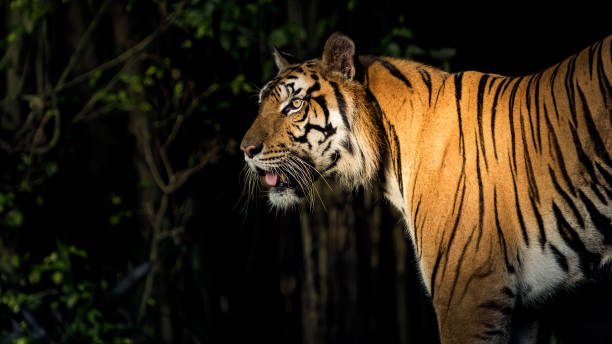
#> input picture Photos/lion.jpg, 612 x 344 px
$ python contour.py
#> lines starting #> are read from the running program, lines starting #| are printed output that depends on the picture; after the words box and inside, x2 and y2 are one past the last pixel; in counts of white or black regions, pixels touching at a corner belong together
import cv2 as cv
import numpy as np
img=cv.imread('Photos/lion.jpg')
#> img is the input picture: shape (344, 612, 3); mean B, G, R 21.3, 37.6, 48.6
cv.imshow('lion',img)
blank=np.zeros(img.shape, dtype='uint8')
cv.imshow('blank',blank)
gray=cv.cvtColor(img,cv.COLOR_BGR2GRAY)
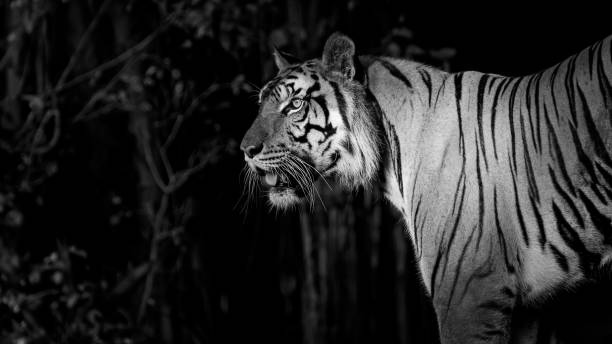
#> gray: shape (344, 612); min 0, max 253, mean 39
cv.imshow('gray scaled image',gray)
blur=cv.GaussianBlur(gray,(7,7),cv.BORDER_DEFAULT)
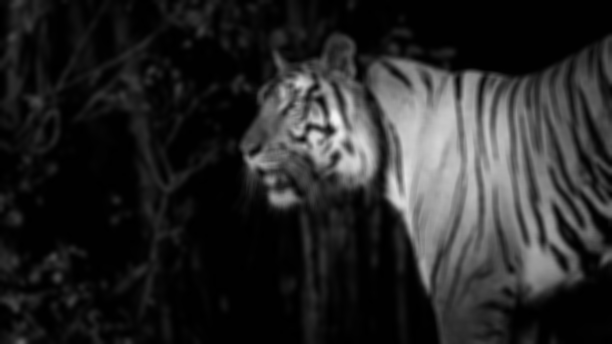
#> blur: shape (344, 612); min 0, max 243, mean 39
cv.imshow('blur',blur)
canny=cv.Canny(blur,125,175)
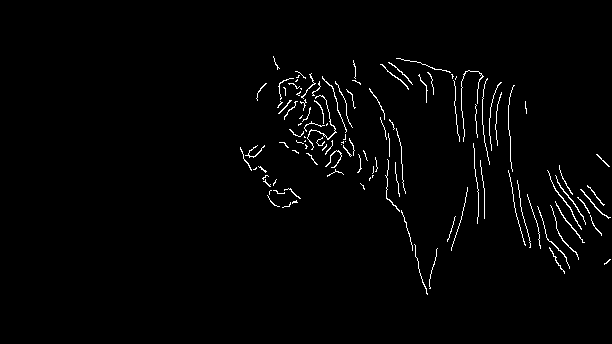
#> canny: shape (344, 612); 1.7% white in thin lines or dots, all inside (x1, y1, x2, y2) = (240, 56, 611, 295)
cv.imshow('canny',canny)
ret, thresh=cv.threshold(gray,125,255,cv.THRESH_BINARY)
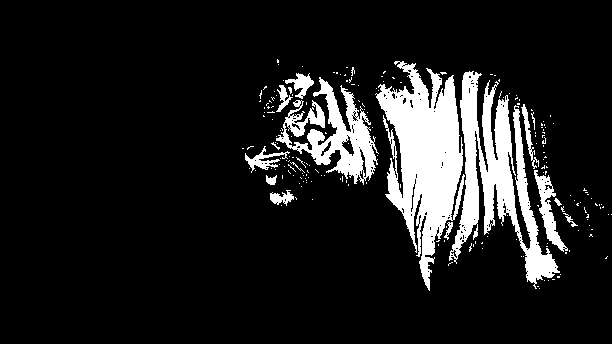
#> thresh: shape (344, 612); 12.1% white; 201 white regions (185 under 20 px)
cv.imshow('thresh',thresh)
contours,hierarchies=cv.findContours(thresh,cv.RETR_LIST,cv.CHAIN_APPROX_SIMPLE)
#> contours = 362 contours, 337 with area under 20; largest, box (x1, y1, x2, y2) and area: (375, 61, 465, 291) 9710, (449, 71, 560, 289) 7278, (276, 77, 379, 185) 3944, (534, 170, 568, 252) 767, (285, 73, 314, 99) 273
#it return two things
# first the contour i,e a python list with all the coordinate points of contour present in the frame
# second the hierarchy: hierarchial configuration of contours in the img
print(f'{len(contours)} contour(s) found!')
#| 362 contour(s) found!

#drawing contours on a blank img
cv.drawContours(blank,contours,-1,(255,0,0),1)
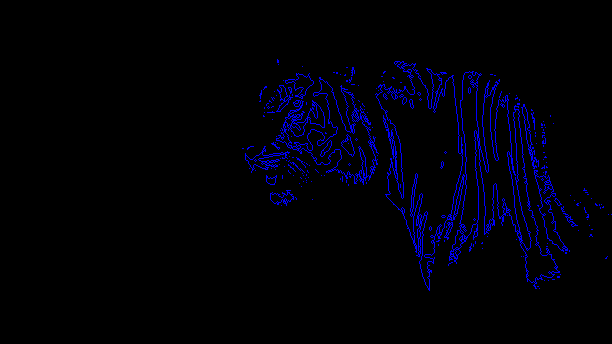
#> blank: shape (344, 612, 3); mean of channels 0, 1, 2 8.1, 0, 0; drawn as B, G, R
#will draw contours with the same coordinates as of lion.jpg img using blue colour with thickness of 2 , -1 shows that to draw all contours from the contour set
cv.imshow('draw_contoured',blank)
cv.waitKey(0)

$ run again, with Photos/eye.jpg copied over Photos/lion.jpg
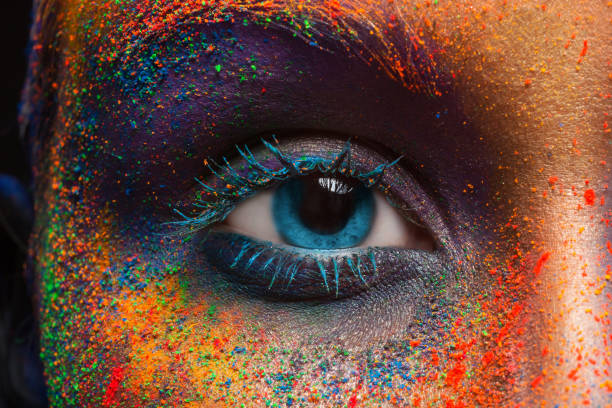
#> input picture Photos/eye.jpg, 612 x 408 px
#> img is the input picture: shape (408, 612, 3); mean B, G, R 59.2, 72.5, 105.7
#> canny: shape (408, 612); 0.04% white in thin lines or dots, all inside (x1, y1, x2, y2) = (290, 177, 359, 404)
#> `ret, thresh=cv.threshold(gray,125,255,cv.THRESH_BINARY)`:
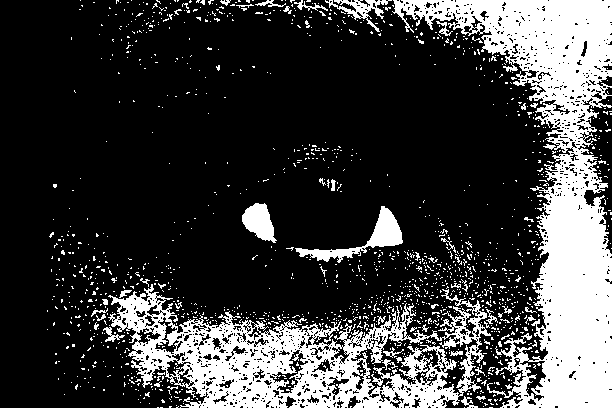
#> thresh: shape (408, 612); 24% white; 1480 white regions (1431 under 20 px)
#> contours = 2722 contours, 2582 with area under 20; largest, box (x1, y1, x2, y2) and area: (392, 0, 612, 408) 31936, (108, 284, 491, 408) 26222, (350, 333, 479, 397) 2963, (295, 206, 403, 263) 1314, (242, 203, 277, 243) 794
#| 2722 contour(s) found!
#> `cv.drawContours(blank,contours,-1,(255,0,0),1)`:
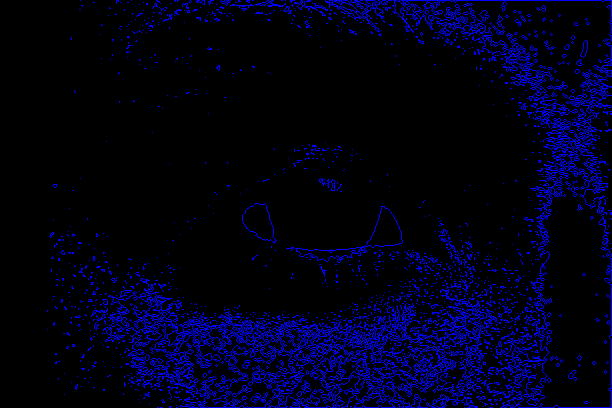
#> blank: shape (408, 612, 3); mean of channels 0, 1, 2 23.4, 0, 0; drawn as B, G, R
